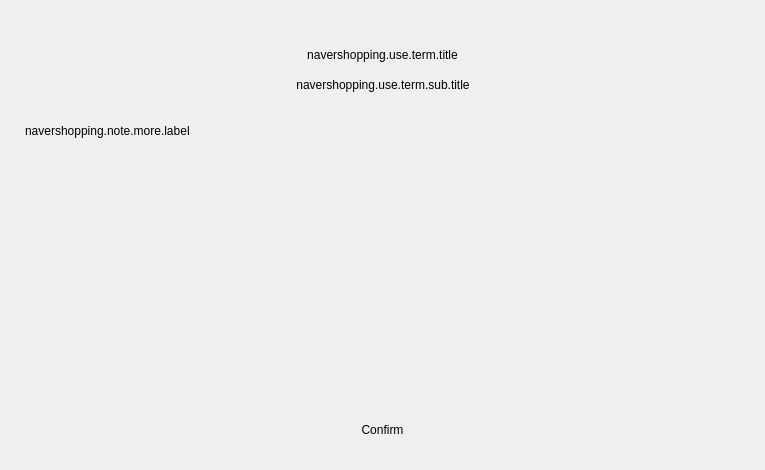
<?xml version="1.0" encoding="UTF-8"?>
<ui version="4.0">
 <class>PLSNaverShoppingNotice</class>
 <widget class="QWidget" name="PLSNaverShoppingNotice">
  <property name="geometry">
   <rect>
    <x>0</x>
    <y>0</y>
    <width>765</width>
    <height>470</height>
   </rect>
  </property>
  <property name="windowTitle">
   <string>Dialog</string>
  </property>
  <layout class="QVBoxLayout" name="verticalLayout">
   <property name="spacing">
    <number>0</number>
   </property>
   <property name="leftMargin">
    <number>0</number>
   </property>
   <property name="topMargin">
    <number>40</number>
   </property>
   <property name="rightMargin">
    <number>0</number>
   </property>
   <property name="bottomMargin">
    <number>0</number>
   </property>
   <item>
    <widget class="QLabel" name="topTitleLabel">
     <property name="sizePolicy">
      <sizepolicy hsizetype="Preferred" vsizetype="Fixed">
       <horstretch>0</horstretch>
       <verstretch>0</verstretch>
      </sizepolicy>
     </property>
     <property name="minimumSize">
      <size>
       <width>0</width>
       <height>30</height>
      </size>
     </property>
     <property name="maximumSize">
      <size>
       <width>16777215</width>
       <height>30</height>
      </size>
     </property>
     <property name="text">
      <string>navershopping.use.term.title</string>
     </property>
     <property name="alignment">
      <set>Qt::AlignCenter</set>
     </property>
    </widget>
   </item>
   <item>
    <spacer name="verticalSpacer">
     <property name="orientation">
      <enum>Qt::Vertical</enum>
     </property>
     <property name="sizeType">
      <enum>QSizePolicy::Fixed</enum>
     </property>
     <property name="sizeHint" stdset="0">
      <size>
       <width>10</width>
       <height>8</height>
      </size>
     </property>
    </spacer>
   </item>
   <item>
    <layout class="QHBoxLayout" name="horizontalLayout_3">
     <property name="spacing">
      <number>0</number>
     </property>
     <item>
      <spacer name="horizontalSpacer">
       <property name="orientation">
        <enum>Qt::Horizontal</enum>
       </property>
       <property name="sizeType">
        <enum>QSizePolicy::Fixed</enum>
       </property>
       <property name="sizeHint" stdset="0">
        <size>
         <width>78</width>
         <height>0</height>
        </size>
       </property>
      </spacer>
     </item>
     <item>
      <widget class="QLabel" name="topSubTitleLabel">
       <property name="text">
        <string>navershopping.use.term.sub.title</string>
       </property>
       <property name="alignment">
        <set>Qt::AlignCenter</set>
       </property>
       <property name="wordWrap">
        <bool>true</bool>
       </property>
      </widget>
     </item>
     <item>
      <spacer name="horizontalSpacer_2">
       <property name="orientation">
        <enum>Qt::Horizontal</enum>
       </property>
       <property name="sizeType">
        <enum>QSizePolicy::Fixed</enum>
       </property>
       <property name="sizeHint" stdset="0">
        <size>
         <width>77</width>
         <height>0</height>
        </size>
       </property>
      </spacer>
     </item>
    </layout>
   </item>
   <item>
    <spacer name="verticalSpacer_2">
     <property name="orientation">
      <enum>Qt::Vertical</enum>
     </property>
     <property name="sizeType">
      <enum>QSizePolicy::Fixed</enum>
     </property>
     <property name="sizeHint" stdset="0">
      <size>
       <width>10</width>
       <height>32</height>
      </size>
     </property>
    </spacer>
   </item>
   <item>
    <layout class="QHBoxLayout" name="horizontalLayout">
     <property name="spacing">
      <number>0</number>
     </property>
     <property name="leftMargin">
      <number>0</number>
     </property>
     <item>
      <spacer name="horizontalSpacer_3">
       <property name="orientation">
        <enum>Qt::Horizontal</enum>
       </property>
       <property name="sizeType">
        <enum>QSizePolicy::Fixed</enum>
       </property>
       <property name="sizeHint" stdset="0">
        <size>
         <width>25</width>
         <height>10</height>
        </size>
       </property>
      </spacer>
     </item>
     <item>
      <widget class="QLabel" name="moreTitleLabel">
       <property name="text">
        <string>navershopping.note.more.label</string>
       </property>
      </widget>
     </item>
     <item>
      <spacer name="horizontalSpacer_5">
       <property name="orientation">
        <enum>Qt::Horizontal</enum>
       </property>
       <property name="sizeHint" stdset="0">
        <size>
         <width>40</width>
         <height>0</height>
        </size>
       </property>
      </spacer>
     </item>
    </layout>
   </item>
   <item>
    <spacer name="verticalSpacer_4">
     <property name="orientation">
      <enum>Qt::Vertical</enum>
     </property>
     <property name="sizeType">
      <enum>QSizePolicy::Fixed</enum>
     </property>
     <property name="sizeHint" stdset="0">
      <size>
       <width>10</width>
       <height>15</height>
      </size>
     </property>
    </spacer>
   </item>
   <item>
    <layout class="QHBoxLayout" name="horizontalLayout_4">
     <property name="spacing">
      <number>0</number>
     </property>
     <property name="leftMargin">
      <number>0</number>
     </property>
     <property name="rightMargin">
      <number>0</number>
     </property>
     <item>
      <spacer name="horizontalSpacer_4">
       <property name="orientation">
        <enum>Qt::Horizontal</enum>
       </property>
       <property name="sizeType">
        <enum>QSizePolicy::Fixed</enum>
       </property>
       <property name="sizeHint" stdset="0">
        <size>
         <width>25</width>
         <height>0</height>
        </size>
       </property>
      </spacer>
     </item>
     <item>
      <widget class="QWidget" name="cefBackView" native="true">
       <layout class="QVBoxLayout" name="verticalLayout_2">
        <property name="spacing">
         <number>0</number>
        </property>
        <property name="leftMargin">
         <number>0</number>
        </property>
        <property name="topMargin">
         <number>0</number>
        </property>
        <property name="rightMargin">
         <number>0</number>
        </property>
        <property name="bottomMargin">
         <number>0</number>
        </property>
       </layout>
      </widget>
     </item>
     <item>
      <spacer name="horizontalSpacer_6">
       <property name="orientation">
        <enum>Qt::Horizontal</enum>
       </property>
       <property name="sizeType">
        <enum>QSizePolicy::Fixed</enum>
       </property>
       <property name="sizeHint" stdset="0">
        <size>
         <width>25</width>
         <height>0</height>
        </size>
       </property>
      </spacer>
     </item>
    </layout>
   </item>
   <item>
    <spacer name="verticalSpacer_5">
     <property name="orientation">
      <enum>Qt::Vertical</enum>
     </property>
     <property name="sizeHint" stdset="0">
      <size>
       <width>13</width>
       <height>0</height>
      </size>
     </property>
    </spacer>
   </item>
   <item>
    <widget class="QLabel" name="lineView">
     <property name="sizePolicy">
      <sizepolicy hsizetype="Preferred" vsizetype="Fixed">
       <horstretch>0</horstretch>
       <verstretch>0</verstretch>
      </sizepolicy>
     </property>
     <property name="minimumSize">
      <size>
       <width>0</width>
       <height>1</height>
      </size>
     </property>
     <property name="maximumSize">
      <size>
       <width>16777215</width>
       <height>1</height>
      </size>
     </property>
     <property name="text">
      <string/>
     </property>
    </widget>
   </item>
   <item>
    <spacer name="verticalSpacer_3">
     <property name="orientation">
      <enum>Qt::Vertical</enum>
     </property>
     <property name="sizeType">
      <enum>QSizePolicy::Fixed</enum>
     </property>
     <property name="sizeHint" stdset="0">
      <size>
       <width>28</width>
       <height>19</height>
      </size>
     </property>
    </spacer>
   </item>
   <item>
    <layout class="QHBoxLayout" name="horizontalLayout_2">
     <property name="spacing">
      <number>10</number>
     </property>
     <item>
      <spacer name="horizontalSpacer_8">
       <property name="orientation">
        <enum>Qt::Horizontal</enum>
       </property>
       <property name="sizeHint" stdset="0">
        <size>
         <width>40</width>
         <height>0</height>
        </size>
       </property>
      </spacer>
     </item>
     <item>
      <widget class="QPushButton" name="closeButton">
       <property name="sizePolicy">
        <sizepolicy hsizetype="Fixed" vsizetype="Fixed">
         <horstretch>0</horstretch>
         <verstretch>0</verstretch>
        </sizepolicy>
       </property>
       <property name="minimumSize">
        <size>
         <width>175</width>
         <height>40</height>
        </size>
       </property>
       <property name="maximumSize">
        <size>
         <width>175</width>
         <height>40</height>
        </size>
       </property>
       <property name="text">
        <string>Confirm</string>
       </property>
       <property name="flat">
        <bool>true</bool>
       </property>
      </widget>
     </item>
     <item>
      <spacer name="horizontalSpacer_9">
       <property name="orientation">
        <enum>Qt::Horizontal</enum>
       </property>
       <property name="sizeHint" stdset="0">
        <size>
         <width>40</width>
         <height>0</height>
        </size>
       </property>
      </spacer>
     </item>
    </layout>
   </item>
   <item>
    <spacer name="verticalSpacer_6">
     <property name="orientation">
      <enum>Qt::Vertical</enum>
     </property>
     <property name="sizeType">
      <enum>QSizePolicy::Fixed</enum>
     </property>
     <property name="sizeHint" stdset="0">
      <size>
       <width>10</width>
       <height>20</height>
      </size>
     </property>
    </spacer>
   </item>
  </layout>
 </widget>
 <resources/>
 <connections/>
</ui>
